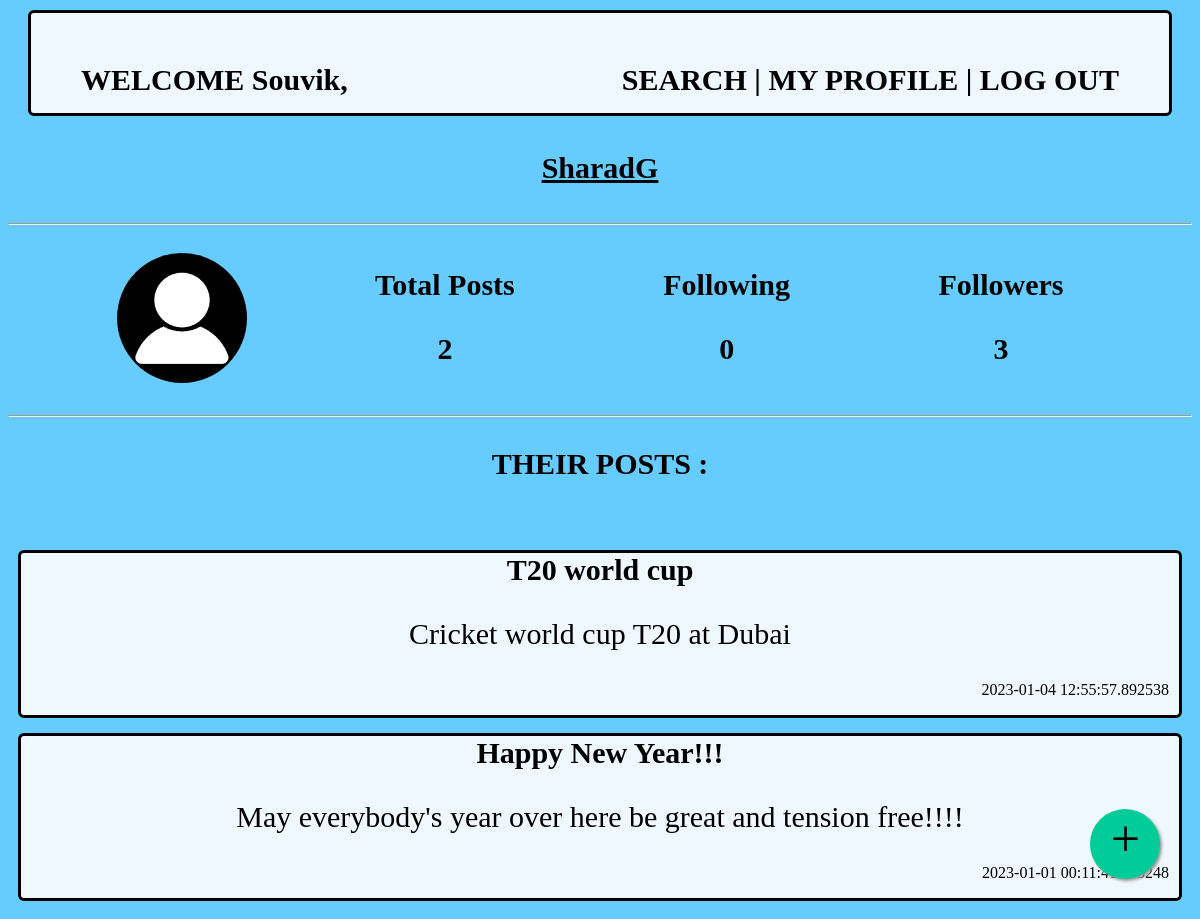
The app's page /Rick2034/profile/SharadG with its own data.
### app.py (models this page shows)
class Users(db.Model):
    __tablename__ = 'users'
    user_id = db.Column(db.Integer, autoincrement = True, primary_key = True)
    username = db.Column(db.String, unique = True, nullable = False)
    email = db.Column(db.String, unique = True, nullable = False)
    first_name = db.Column(db.String, nullable = False)
    last_name = db.Column(db.String)
    password = db.Column(db.String, nullable = False)
    dob = db.Column(db.String, nullable = False)

class Posts(db.Model):
    __tablename__='posts'
    post_id = db.Column(db.Integer, nullable = False, autoincrement = True, unique= True, primary_key = True)
    title = db.Column(db.String, nullable = False)
    description = db.Column(db.String, nullable = False)
    attachment = db.Column(db.String)
    username = db.Column(db.String, db.ForeignKey("users.username"),nullable=False)
    datetime = db.Column(db.String)

### app.py (the view)
@app.route('/<username>/profile/<other_username>',methods=['GET','POST'])
def other_profile(username,other_username):
    if request.method=='GET':
        user=Users.query.filter_by(username=username).first()
        posts = Posts.query.filter_by(username=other_username).all()
        total_posts=len(posts)
        followers = Follow.query.filter_by(follower=other_username).all()
        following = Follow.query.filter_by(following=other_username).all()
        total_followers=len(followers)
        total_following=len(following)
        return render_template("other_summary.html",users=user,total_posts=total_posts,posts=posts,other_user_name=other_username,total_followers=total_followers,total_following=total_following)

### templates/other_summary.html (shortened to what this page needs)
<!DOCTYPE html>
<html>
    <head>
    <head>
    <body>
        <div class="header">
            <b style="float:left"><a href="/{{ users["username"] }}/home" formaction="/{{ users["username"] }}/home" formmethod='GET'>WELCOME {{ users["first_name"] }},</a></b><b style="float:right"><a href="/{{ users["username"] }}/search" formaction="/{{ users["username"] }}/search" formmethod='GET'>SEARCH</a> | <a href="/{{ users["username"] }}/my_profile" formaction='/{{ users["username"] }}/my_profile' formmethod='GET'>MY PROFILE</a> | <a href='/' formaction='/' formmethod='GET'>LOG OUT</a></b>
        </div>
        <div class="user_info">
            <p><b><u>{{ other_user_name }}</u></b></p>
        </div>
        <hr>
        <div class="user_info">
            <div class="container-items" name="profile_pic"><img src="images\dummy-profile-pic.png" alt="Profile Pic"></div>
            <div class="container-items" name="total_posts">
                <p align="center"><b>Total Posts</b>
                <p align="center"><b>{{ total_posts }}</b>
            </div>
            <div class="container-items" name="followers">
                <p align="center"><b>Following</b>
                <p align="center"><b>{{ total_followers }}</b>
            </div>
            <div class="container-items" name="following">
                <p align="center"><b>Followers</b>
                <p align="center"><b>{{ total_following }}</b>
            </div>
        </div>
        <hr>
        <p align="center"><b>THEIR POSTS :</b>
        <br><br>
        <div class="posts">
            {% for post in posts %}
                <div class="post">
                    <b>{{ post["title"] }}</b>
                    <br>
                    <p font-size="30px">{{ post["description"] }}</p>
                    <p style="font-size:16px" align="right">{{ post["datetime"] }}</p>
                </div>
            {% endfor %}
        </div>
        <a href="/{{ users["username"] }}/new_post" class="float" >
            <i class="my-float">+</i>
        </a>
    </body>
</html>

### templates/other_summary.html (style rules this page uses)
.header { font-family:Cambria, Cochin, Georgia, Times, 'Times New Roman', serif; font-size: 30px; background-color:aliceblue; margin-left: 20px; margin-right: 20px; margin-top: 10px; margin-bottom: 5px; border: 3px solid; border-radius: 6px; padding: 50px; }
body { background-color:#66CCFF; }
a:link { color: black; text-decoration: none; }
.user_info { display:flex; justify-content:space-evenly; flex-grow:2; }
.posts { display:flex; flex-direction:column-reverse; }
.post { font-size:30px; font-family:Cambria, Cochin, Georgia, Times, 'Times New Roman', serif; padding-left: 10px; padding-right: 10px; margin-left: 10px; margin-right: 10px; margin-top: 5px; margin-bottom: 10px; border: 3px solid; border-radius: 6px; background-color:aliceblue; text-align:center; }
div[name="followers"],div[name="following"],div[name="total_posts"] { font-size:30px; font-family:Cambria, Cochin, Georgia, Times, 'Times New Roman', serif; padding-left: 10px; padding-right: 10px; margin-left: 10px; margin-right: 10px; margin-top: 5px; margin-bottom: 10px; }
img { margin:20px 0px; border-radius:50%; height:130px; width:130px; }
p { font-family:Cambria, Cochin, Georgia, Times, 'Times New Roman', serif; font-size:30px; }
.float { position:fixed; width:70px; height:70px; bottom:40px; right:40px; background-color:#0C9; color:#FFFFFF; border-radius:50px; text-align:center; box-shadow: 2px 2px 3px #999; }
.my-float { margin-top:22px; font-family:Cambria, Cochin, Georgia, Times, 'Times New Roman', serif; font-size: 52px; }

### records on screen
Users: first_name "Souvik"
Posts: title "Happy New Year!!!", description "May everybody's year over here be great and tension free!!!!", datetime "2023-01-01 00:11:41.613248"
Posts: title "T20 world cup", description "Cricket world cup T20 at Dubai", datetime "2023-01-04 12:55:57.892538"

### other values on screen
{{ other_user_name }} "SharadG"
{{ total_posts }} "2"
{{ total_followers }} "0"
{{ total_following }} "3"
